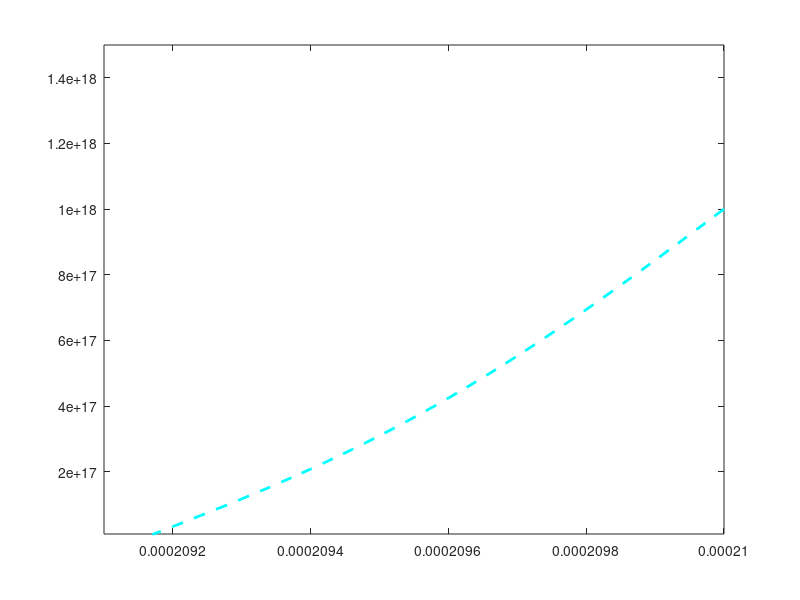

Source code (MATLAB):
clc; 
clear all
D=1.2662e-14; % diffusivity @ 1000 C 
r=1;
s=1;
z=1;
tq=1;
n=1;% counter
u=(1e15-1e18)/(4.1e-13);

%%%%%%%%%%%%%%%%%%%%%%%%%   prestine  x cordinations        %%%%%%%%%%%%%%%%%%%%%%%
% origin concentration 

for b=2.1e-4:-2e-8:2.099e-4
    ccc(tq)=u*(b-2.12e-4).^2+1e15-u*(2.1e-6)^2;
    tq=tq+1;
end

%%%%%%%%%%%%%%%%%%%%%%%%%%%%% t=10 s s%%%%%%%%%%%%%%%%%%%%%%%%%%%%%%%%%%%%%%%%

%x cordinations     
for n=1:1:43
    xxx(n)=2.1e-4-(2e-8)*(n-1);
end

%origin concentration (y axis)
for b=2.1e-4:-2e-8:2.099e-4
    ccc(tq)=u*(b-2.12e-4).^2+1e15-u*(2.1e-6)^2;
    tq=tq+1;
end

for k=7:1:43
    ccc(k)=0;
end


for z=1:1:(10/0.001)
    for s=2:1:42
        ccc(s)=ccc(s)+D*0.001*(ccc(s-1)+ccc(s+1)-2*ccc(s))/((2e-8)^2);%2e-8 cm,0.2nm
    end
end

plot(xxx,ccc,'--c','LineWidth',2);
axis([2.091e-4 2.100e-4 1e16 1.5e18]);
%%%%%%%%%%%%%%%%%%%%%%%%%%%%%%%%%%%%%%%%%%%%%%%%%%%%%%%%%%%%%%%%%%%%%%%%%%%%%%%%%%%%%%

